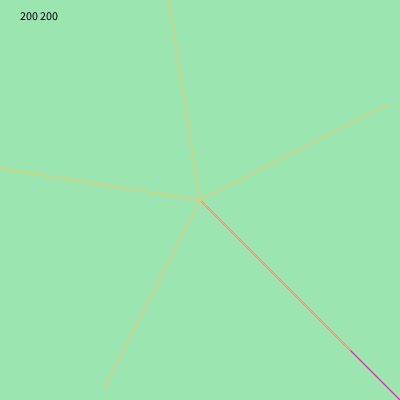
Frame 1 (no input)
Frame 60 (the mouse pressed at the canvas centre just before this capture): identical to frame 1, image omitted
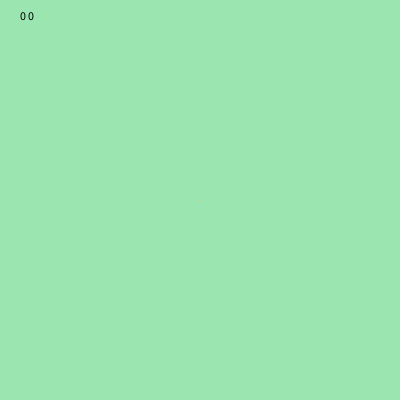
Frame 120 (the mouse held since frame 60 and released just before this capture)

The Processing sketch that drew these frames (run headless with seeded random() and noise(); from frame 60 on, the mouse is pressed at the canvas centre):

// Processing sketch: CharlieFlower02
// ── CharlieFlower02.pde

int apx1 = 0;  // anchor point
int apy1 = 0;   
int cpx1 = 150;  // control point
int cpy1 = 0;
int cpx2 = 0;
int cpy2 = 150;
int apx2 = 0;
int apy2 = 0;
int petalcount = 5;  // Change this for the number of petals
int petalcolor = #F00096;  // Change this for the color
int edgecolor = #F7C661;

void setup() {
  size(400, 400);
  //  noFill();


  translate(width/2, height/2);
}
void draw() {
  background(#9BE5B1);
  //  bezier(30, 20, 80, 5, 80, 75, 30, 75);
  int x = width/2 - mouseX;
  int y = height/2 - mouseY;
  fill(0);
  text(x + " " + y, 20, 20);
  translate(width/2, height/2);
  stroke(255, 102, 0);

  stroke(255, 102, 0);
  line(apx1, apy1, x, y);
  stroke(255, 0, 255);
  line(apx2, apy2, y, x);
  noStroke();
  stroke(edgecolor);
  fill(petalcolor);
  for (int i = 0; i < petalcount; i ++) { 
    bezier(apx1, apy1, x, y, y, x, apx2, apy2);
    rotate(radians(360/petalcount));
  }
}
